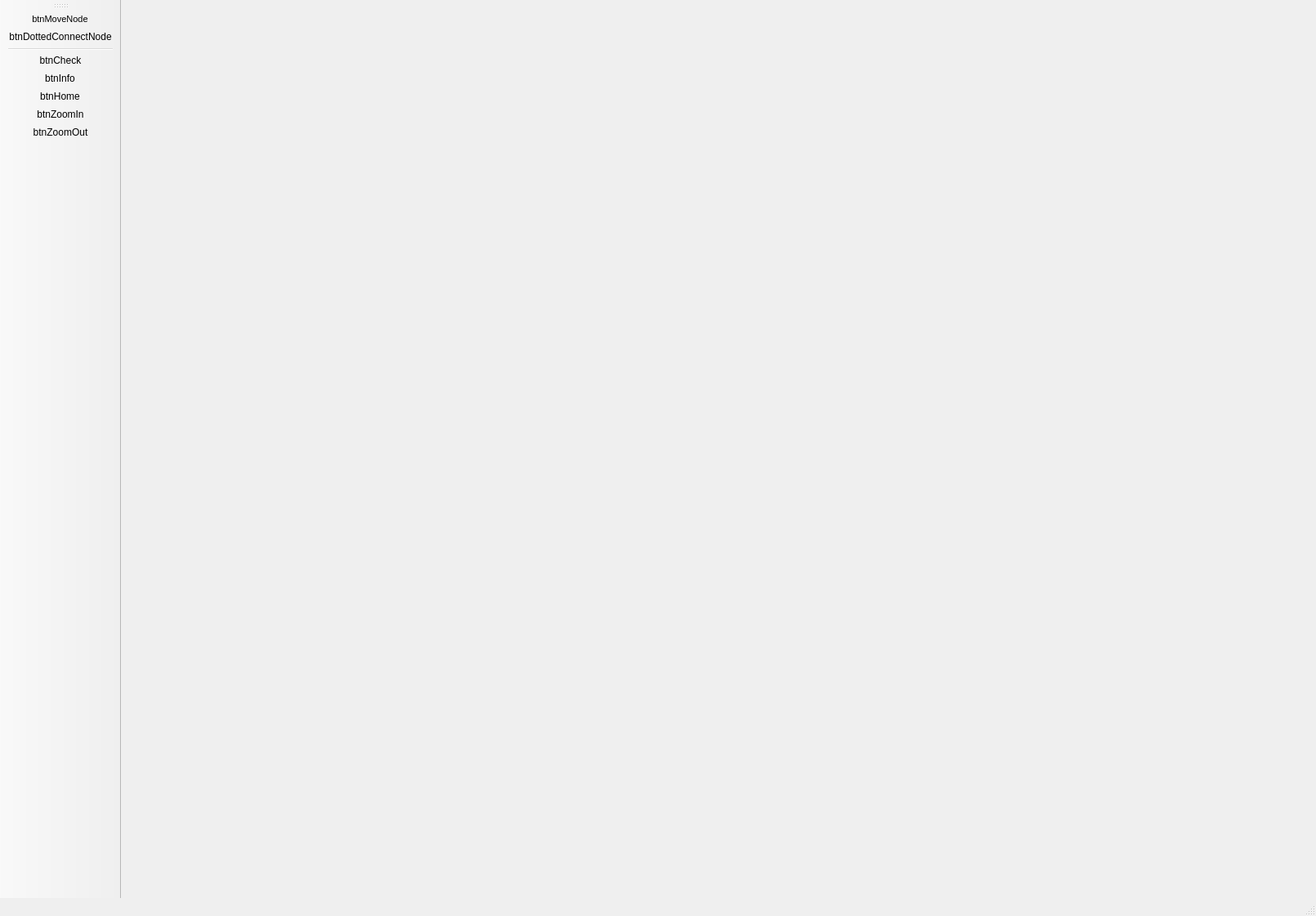
<?xml version="1.0" encoding="UTF-8"?>
<ui version="4.0">
 <class>MainWindow6</class>
 <widget class="QMainWindow" name="MainWindow6">
  <property name="geometry">
   <rect>
    <x>0</x>
    <y>0</y>
    <width>1611</width>
    <height>1121</height>
   </rect>
  </property>
  <property name="windowTitle">
   <string>Задание 6</string>
  </property>
  <widget class="QWidget" name="centralwidget"/>
  <widget class="QToolBar" name="toolBar">
   <property name="windowTitle">
    <string>toolBar</string>
   </property>
   <property name="iconSize">
    <size>
     <width>47</width>
     <height>42</height>
    </size>
   </property>
   <attribute name="toolBarArea">
    <enum>LeftToolBarArea</enum>
   </attribute>
   <attribute name="toolBarBreak">
    <bool>false</bool>
   </attribute>
   <addaction name="actionbtnMoveNode"/>
   <addaction name="actionbtnDottedConnectNode"/>
   <addaction name="separator"/>
   <addaction name="actionbtnCheck"/>
   <addaction name="actionbtnInfo"/>
   <addaction name="actionbtnHome"/>
   <addaction name="actionbtnZoomIn"/>
   <addaction name="actionbtnZoomOut"/>
  </widget>
  <widget class="QStatusBar" name="statusbar"/>
  <action name="actionNewFile">
   <property name="icon">
    <iconset>
     <normaloff>resources/iconePack/file.png</normaloff>resources/iconePack/file.png</iconset>
   </property>
   <property name="text">
    <string>Новый файл</string>
   </property>
   <property name="toolTip">
    <string>Создать новый файл</string>
   </property>
  </action>
  <action name="actionOpenFile">
   <property name="icon">
    <iconset>
     <normaloff>resources/iconePack/write.png</normaloff>resources/iconePack/write.png</iconset>
   </property>
   <property name="text">
    <string>Открыть файл</string>
   </property>
  </action>
  <action name="actionSaveFile">
   <property name="icon">
    <iconset>
     <normaloff>resources/iconePack/save.png</normaloff>resources/iconePack/save.png</iconset>
   </property>
   <property name="text">
    <string>Сохранить</string>
   </property>
  </action>
  <action name="actionSaveFileAs">
   <property name="text">
    <string>Сохранить как</string>
   </property>
  </action>
  <action name="actionForward">
   <property name="icon">
    <iconset>
     <normaloff>resources/iconePack/forward.png</normaloff>resources/iconePack/forward.png</iconset>
   </property>
   <property name="text">
    <string>Вперед        Ctrl+Y</string>
   </property>
  </action>
  <action name="actionBackward">
   <property name="icon">
    <iconset>
     <normaloff>resources/iconePack/reply.png</normaloff>resources/iconePack/reply.png</iconset>
   </property>
   <property name="text">
    <string>Назад          Ctrl+Z</string>
   </property>
  </action>
  <action name="actionbtnHome">
   <property name="checkable">
    <bool>true</bool>
   </property>
   <property name="icon">
    <iconset>
     <normaloff>resources/iconePack/home.png</normaloff>resources/iconePack/home.png</iconset>
   </property>
   <property name="text">
    <string>btnHome</string>
   </property>
   <property name="toolTip">
    <string>Перейти к выбору заданий / В меню</string>
   </property>
  </action>
  <action name="actionbtnZoomIn">
   <property name="checkable">
    <bool>false</bool>
   </property>
   <property name="checked">
    <bool>false</bool>
   </property>
   <property name="icon">
    <iconset>
     <normaloff>resources/iconePack/zoom-in.png</normaloff>resources/iconePack/zoom-in.png</iconset>
   </property>
   <property name="text">
    <string>btnZoomIn</string>
   </property>
   <property name="toolTip">
    <string>Увеличить изображение</string>
   </property>
   <property name="autoRepeat">
    <bool>true</bool>
   </property>
  </action>
  <action name="actionbtnZoomOut">
   <property name="icon">
    <iconset>
     <normaloff>resources/iconePack/zoom-out.png</normaloff>resources/iconePack/zoom-out.png</iconset>
   </property>
   <property name="text">
    <string>btnZoomOut</string>
   </property>
   <property name="toolTip">
    <string>Уменьшить изображение</string>
   </property>
  </action>
  <action name="actionHelpTask">
   <property name="text">
    <string>Справка по заданию</string>
   </property>
  </action>
  <action name="actionHelpProgram">
   <property name="text">
    <string>Справка по программе </string>
   </property>
  </action>
  <action name="actionSetting">
   <property name="text">
    <string>Настройки программы</string>
   </property>
  </action>
  <action name="actionbtnCheck">
   <property name="icon">
    <iconset>
     <normaloff>resources/iconePack/check-mark.png</normaloff>resources/iconePack/check-mark.png</iconset>
   </property>
   <property name="text">
    <string>btnCheck</string>
   </property>
   <property name="toolTip">
    <string>&lt;html&gt;&lt;head/&gt;&lt;body&gt;&lt;p&gt;Проверить задание&lt;/p&gt;&lt;/body&gt;&lt;/html&gt;</string>
   </property>
  </action>
  <action name="actionbtnInfo">
   <property name="icon">
    <iconset>
     <normaloff>resources/iconePack/attachment.png</normaloff>resources/iconePack/attachment.png</iconset>
   </property>
   <property name="text">
    <string>btnInfo</string>
   </property>
   <property name="toolTip">
    <string>Подсказка</string>
   </property>
  </action>
  <action name="actionbtnDottedConnectNode">
   <property name="checkable">
    <bool>true</bool>
   </property>
   <property name="enabled">
    <bool>true</bool>
   </property>
   <property name="icon">
    <iconset>
     <normaloff>resources/iconePack/arrowsDotted.png</normaloff>resources/iconePack/arrowsDotted.png</iconset>
   </property>
   <property name="text">
    <string>btnDottedConnectNode</string>
   </property>
   <property name="toolTip">
    <string>Перемещение пунктирной стрелки</string>
   </property>
  </action>
  <action name="actionbtnMoveNode">
   <property name="checkable">
    <bool>true</bool>
   </property>
   <property name="icon">
    <iconset>
     <normaloff>resources/iconePack/axis_arrow_icon_138909.png</normaloff>resources/iconePack/axis_arrow_icon_138909.png</iconset>
   </property>
   <property name="text">
    <string>btnMoveNode</string>
   </property>
   <property name="toolTip">
    <string>Передвинуть элемент</string>
   </property>
   <property name="font">
    <font>
     <pointsize>8</pointsize>
    </font>
   </property>
   <property name="priority">
    <enum>QAction::NormalPriority</enum>
   </property>
  </action>
 </widget>
 <resources/>
 <connections/>
</ui>
